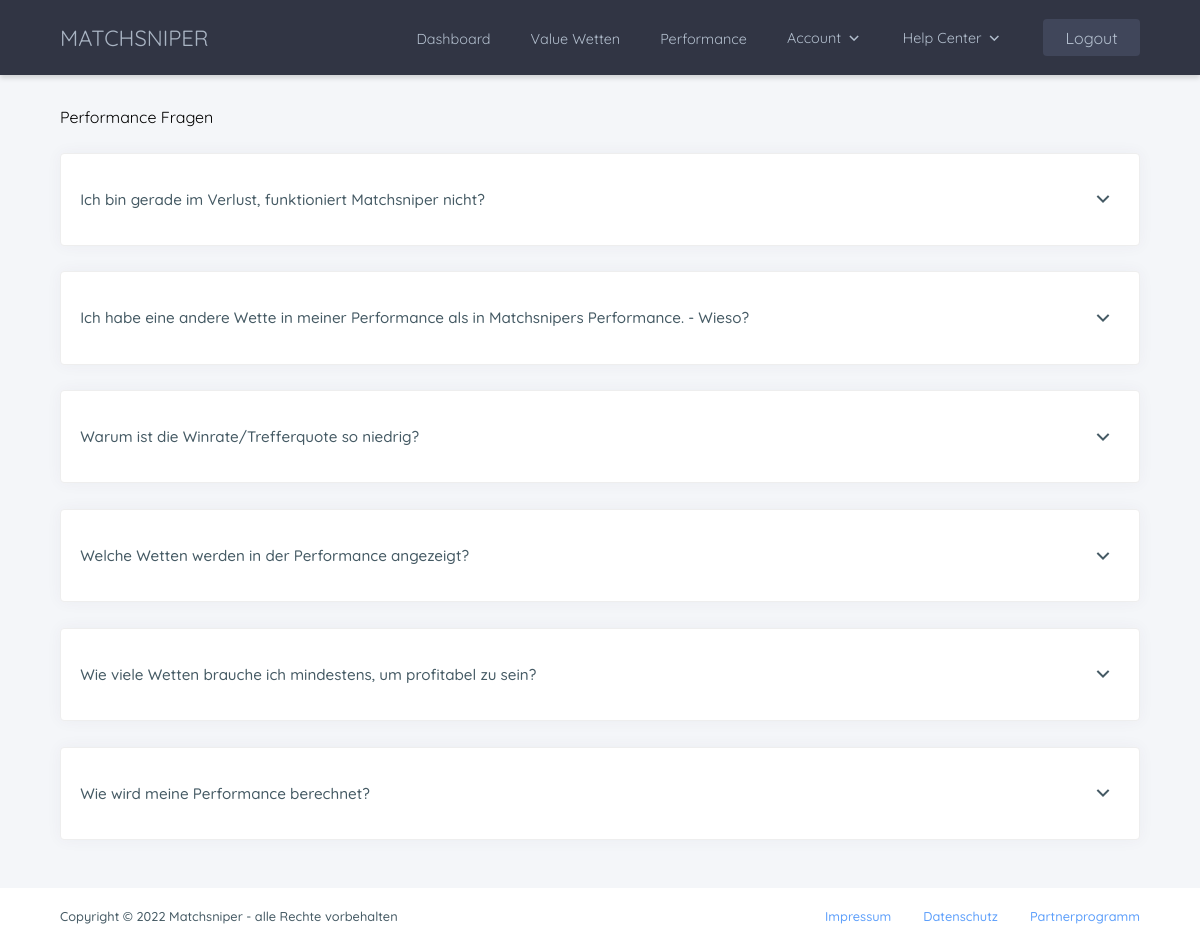
The app's page /faq/3b651bde-1fc2-43ad-813a-8c3959e46d9b/ (signed in) with its own data.
### helpcenter/models.py (models this page shows, shortened)
class Topic(models.Model):
    name = models.CharField(max_length=200, null=True, blank=True)
    description = models.CharField(max_length=200, null=True, blank=True)
    created = models.DateTimeField(auto_now_add=True)
    id = models.UUIDField(default=uuid.uuid4, unique=True,
                          primary_key=True, editable=False)
    class Meta:
        ordering = ["name"]

class Question(models.Model):
    question = models.CharField(max_length=200, null=True, blank=True)
    answer = models.TextField(null=True, blank=True)
    topics = models.ManyToManyField("Topic", blank=True)
    created = models.DateTimeField(auto_now_add=True)
    id = models.UUIDField(default=uuid.uuid4, unique=True,
                          primary_key=True, editable=False)
    class Meta:
        ordering = ["question"]

### helpcenter/views.py (the view)
# urls.py: path('faq/<str:pk>/', views.single_topic, name="single_topic"),
@login_required(login_url="login")
def single_topic(request, pk):
    topic = Topic.objects.get(id=pk)
    context = {
        "topic": topic,
    }
    return render(request, "helpcenter/single_topic.html", context=context)

### accounts/models.py (called while the page is built)
    @property
    def has_unseen_answers(self):
        support = self.support_set.filter(answered=True, seen=False)
        if len(support) > 0:
            has_unseen = True
        else:
            has_unseen = False
        return has_unseen

### helpcenter/templates/helpcenter/single_topic.html (shortened to what this page needs)
{% extends 'base.html' %}
{% load static %}
{% block styles %}
<link rel="stylesheet" type="text/css" media="screen" href="{% static 'css/base.css' %}"/>
<link rel="stylesheet" type="text/css" media="screen" href="{% static 'css/dashboard.css' %}"/>
<link rel="stylesheet" type="text/css" media="screen" href="{% static 'css/faq.css' %}"/>
{% endblock styles %}
{% block content %}
<div class="mainContent">
    <div class="pageTitleSection">
        <p class="pageTitle">{{topic.name}} Fragen</p>
    </div>
    <div class="questionSection">
        {% for question in topic.question_set.all %}
            <div class="dashboardCard faqCard" id="{{question.id}}">
                <p class="question">
                    {{question.question}}
                    <i class="ri-arrow-down-s-line"></i>
                </p>
            </div>
        {% endfor %}
    </div>
</div>
{% endblock content %}

### static/css/base.css (style rules this page uses)
:root { --mainColor: #313544; --secColor: #40465a; --accentColor: #4490fa; --linkColor: #0099ff; --cardTitleColor: #455a64; --maxWidth: 1080px; --navHeight: 75px; --navGap: 3.5rem; --footerHeight: 3.5rem; }
html { scroll-behavior: smooth; }
* { margin: 0rem; font-family: Quicksand, sans-serif; font-weight: 400; }
main .mainContent { max-width: var(--maxWidth); margin: 0 auto; min-height: calc(100vh - 3rem - var(--footerHeight)); background-color: #f4f6f9; padding-bottom: 3rem; }
main .pageTitleSection { padding: calc(var(--navHeight) + 2rem) 0 0; display: flex; align-items: center; justify-content: space-between; }
@media only screen and (max-width: 1360px) { :root { --maxWidth: 90%; --navGap: 2.5rem; } }
@media only screen and (max-width: 1360px) { html { font-size: 100%; } }

### static/css/dashboard.css (style rules this page uses)
main .dashboardCard { margin: 1.6rem 0 0; background-color: #fff; padding: 1.8rem 1.2rem; border: 1px solid #eee; border-radius: 4px; box-shadow: 0px 0px 15px 0px rgb(82 63 105 / 5%); }

### static/css/faq.css (style rules this page uses)
main div.faqCard { cursor: pointer; }
main p.question { display: flex; justify-content: space-between; align-items: center; width: 100%; color: var(--cardTitleColor); font-size: 0.95rem; font-weight: 500; }
main p.question i { padding: 0.3rem; font-size: 1.5rem; transition: 0.5s all ease; }

### records on screen
Topic: name "Performance"
Question: question "Ich bin gerade im Verlust, funktioniert Matchsniper nicht?"
Question: question "Ich habe eine andere Wette in meiner Performance als in Matchsnipers Performance. - Wieso?"
Question: question "Warum ist die Winrate/Trefferquote so niedrig?"
Question: question "Welche Wetten werden in der Performance angezeigt?"
Question: question "Wie viele Wetten brauche ich mindestens, um profitabel zu sein?"
Question: question "Wie wird meine Performance berechnet?"
